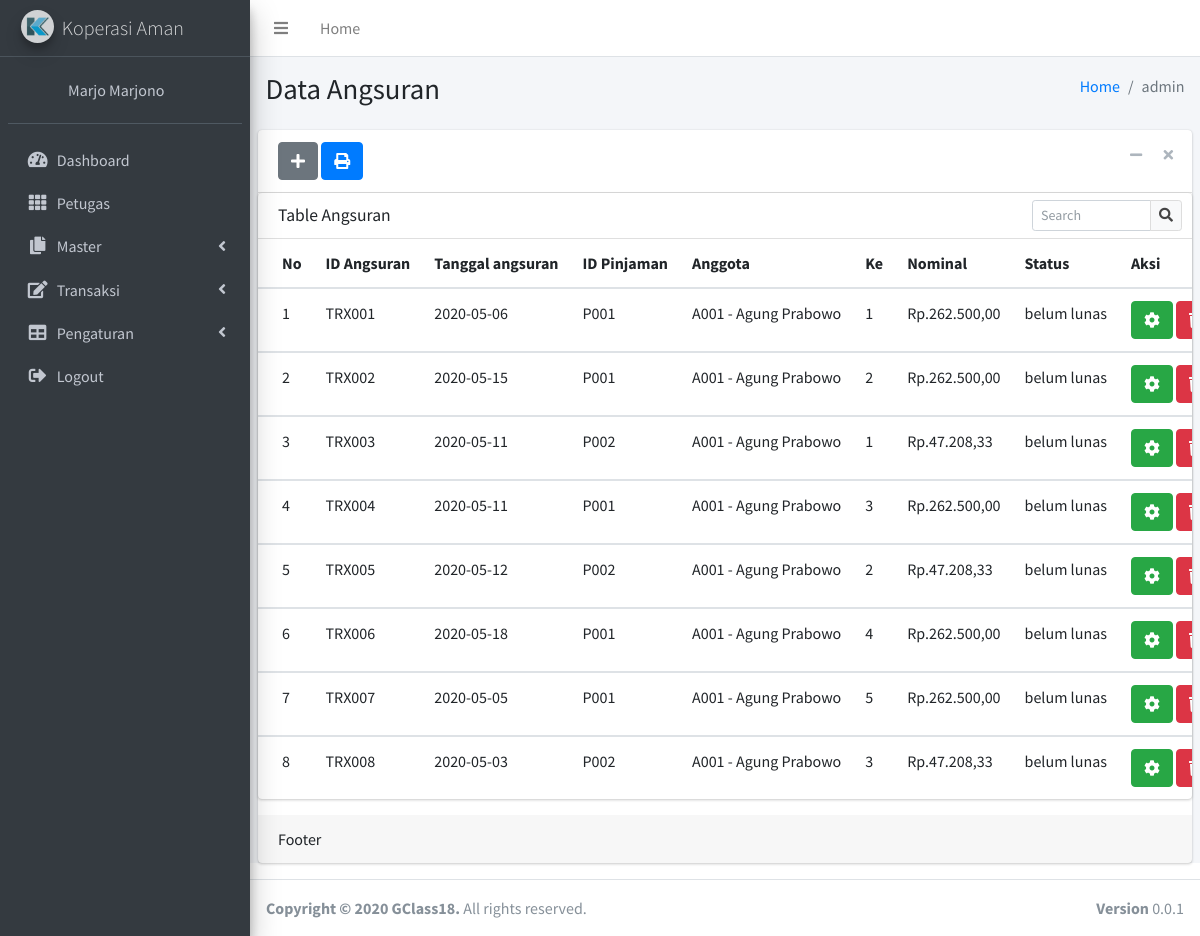
Page /admin/angsuran.php (signed in) on the committed database.
### tables this page shows
CREATE TABLE `angsuran` (
  `id_angsuran` varchar(30) NOT NULL,
  `tgl_angsuran` date NOT NULL,
  `id_pinjaman` varchar(30) NOT NULL,
  `id_anggota` varchar(20) NOT NULL,
  `ke` varchar(10) NOT NULL,
  `nominal` double NOT NULL,
  `status` enum('lunas','belum lunas') DEFAULT NULL
);

CREATE TABLE `anggota` (
  `id_anggota` varchar(30) NOT NULL,
  `nama_lengkap` varchar(50) NOT NULL,
  `nik` int(30) NOT NULL,
  `jk` enum('laki laki','perempuan') NOT NULL,
  `tempat_lahir` varchar(20) NOT NULL,
  `tgl_lahir` date NOT NULL,
  `alamat` text NOT NULL,
  `agama` varchar(10) NOT NULL,
  `no_hp` varchar(13) NOT NULL,
  `email` varchar(30) NOT NULL,
  `pekerjaan` varchar(30) NOT NULL,
  `saldo` int(30) DEFAULT NULL
);

### admin/angsuran.php (the view, shortened to what this page needs)
<?php
include'../proteksi.php';
include('template/header.php');
?>
<div class="content-wrapper">
    <section class="content-header">
        <div class="container-fluid">
            <div class="row mb-2">
                <div class="col-sm-6">
                    <h1>Data Angsuran</h1>
                </div>
                <div class="col-sm-6">
                    <ol class="breadcrumb float-sm-right">
                    <li class="breadcrumb-item"><a href="#">Home</a></li>
                    <li class="breadcrumb-item active"><?php echo $_SESSION['username']['id']; ?></li>
                    </ol>
                </div>
            </div>
        </div>
    </section>
    <section class="content">
        <div class="card">
            <div class="card-header">
              <a href="angsuran_tambah.php" rel="tooltip" title="Tambah Data">
                <button type="button" name="button" class="btn btn-secondary"><i class="fa fa-plus"></i></button>
                </a>
                <a href="print/angsuran_print.php" rel="tooltip" title="Print" target="blank">
                  <button type="button" name="button" class="btn btn-primary"><i class="fa fa-print"></i></button>
                  </a>
                <div class="card-tools">
                    <button type="button" class="btn btn-tool" data-card-widget="collapse" data-toggle="tooltip" title="Collapse">
                    <i class="fas fa-minus"></i></button>
                    <button type="button" class="btn btn-tool" data-card-widget="remove" data-toggle="tooltip" title="Remove">
                    <i class="fas fa-times"></i></button>
                </div>
            </div>
            <div class="row">
              <div class="col-12">
                <div class="card">
                  <div class="card-header">
                    <h3 class="card-title">Table Angsuran</h3>
                    <div class="card-tools">
                      <form class="" action="" method="post">
                      <div class="input-group input-group-sm" style="width: 150px;">
                        <input type="text" name="search" class="form-control float-right" placeholder="Search">
                        <div class="input-group-append">
                          <button type="submit" class="btn btn-default"><i class="fas fa-search"></i></button>
                        </div>
                      </div>
                    </form>
                    </div>
                  </div>
                  <div class="card-body table-responsive p-0">
                    <table class="table table-hover text-nowrap">
                      <thead>
                        <tr>
                          <th>No</th>
                          <th>ID Angsuran</th>
                          <th>Tanggal angsuran</th>
                          <th>ID Pinjaman</th>
                          <th>Anggota</th>
                          <th>Ke</th>
                          <th>Nominal</th>
                          <th>Status</th>
                          <th>Aksi</th>
                        </tr>
                      </thead>
                      <?php
                      if(isset($_POST['search'])){
                        $param = $_POST['search'];
                        $asd = $koneksi->prepare("SELECT * FROM angsuran WHERE id_anggota LIKE :1 OR id_angsuran LIKE :1 ");
                        $asd->bindParam(':1', $param);
                        $asd->execute();
                      }else{
                      $asd = $koneksi -> prepare("SELECT * FROM angsuran ");
                      $asd -> execute();
                    }
                      $i = 1;
                      while($data = $asd -> fetch()){
                        $id = $data['id_anggota'];
                        $kat = $koneksi -> prepare("SELECT * FROM anggota WHERE id_anggota = :id");
                        $kat -> bindParam(':id', $id);
                        $kat -> execute();
                        $hasil = $kat -> fetch();
                      ?>
                      <tbody>
                        <tr>
                          <td><?php echo $i; ?></td>
                          <td><?php echo $data['id_angsuran']; ?></td>
                          <td><?php echo $data['tgl_angsuran']; ?></td>
                          <td><?php echo $data['id_pinjaman']; ?></td>
                          <td><?php echo $data['id_anggota']." - ".$hasil['nama_lengkap']; ?></td>
                          <td><?php echo $data['ke']; ?></td>
                          <td><?php echo "Rp.".number_format($data['nominal'],2,",","."); ?></td>
                          <td><?php echo $data['status']; ?></td>
                          <td>
                            <a href="angsuran_edit.php?prabowo=<?php echo $data['id_angsuran']; ?>" rel="tooltip" title="Edit">
                            <button type="button" name="button" class="btn btn-success"><i class="fa fa-cog"></i></button>
                            </a>
                            <a rel="tooltip" title="Hapus" href="proses/angsuran_proses.php?agung=hapus&app=<?php echo $data['id_angsuran']; ?>" onclick="return confirm('apakah anda yakin?')">
                            <button type="button" name="button" class="btn btn-danger" ><i class="fa fa-trash"></i></button>
                            </a>
                          </td>
                        </tr>
                      </tbody>
                      <?php $i++; } ?>
                    </table>
                  </div>
                </div>
              </div>
            </div>
            <div class="card-footer">
            Footer
            </div>
        </div>
    </section>
</div>
<?php
include('template/footer.php');
?>

### admin/template/header.php (shortened to what this page needs)
<!DOCTYPE html>
<html>
<head>
  <link rel="stylesheet" href="../assets/plugins/fontawesome-free/css/all.min.css">
  <link rel="stylesheet" href="https://code.ionicframework.com/ionicons/2.0.1/css/ionicons.min.css">
  <link rel="stylesheet" href="../assets/dist/css/adminlte.min.css">
</head>
<body class="hold-transition sidebar-mini">
<div class="wrapper">
  <nav class="main-header navbar navbar-expand navbar-white navbar-light">
    <ul class="navbar-nav">
      <li class="nav-item">
        <a class="nav-link" data-widget="pushmenu" href="#" role="button"><i class="fas fa-bars"></i></a>
      </li>
      <li class="nav-item d-none d-sm-inline-block">
        <a href="utama_admin.php" class="nav-link">Home</a>
      </li>
    </ul>
  </nav>
  <aside class="main-sidebar sidebar-dark-primary elevation-4">
        <a href="#" class="brand-link">
        <img src="../assets/dist/img/Logo.jpg"
            alt="Logo Koperasi"
            class="brand-image img-circle elevation-3"
            style="opacity: .8">
        <span class="brand-text font-weight-light">Koperasi Aman</span>
        </a>
        <div class="sidebar">
        <div class="user-panel mt-3 pb-3 mb-3 d-flex">
            <div class="info">
            <a href="#" class="d-block" style="margin-left: 50px;"><?php echo $_SESSION['username']['nama']; ?></a>
            </div>
        </div>
        <nav class="mt-2">
            <ul class="nav nav-pills nav-sidebar flex-column" data-widget="treeview" role="menu" data-accordion="false">
                <li class="nav-item has-treeview">
                    <a href="utama_admin.php" class="nav-link">
                        <i class="nav-icon fas fa-tachometer-alt"></i>
                        <p>Dashboard</p>
                    </a>
                </li>
                <?php
                if($_SESSION['username']['hak']=='admin'){
                ?>
                <li class="nav-item">
                    <a href="petugas.php" class="nav-link">
                        <i class="nav-icon fas fa-th"></i>
                        <p>Petugas</p>
                    </a>
                </li>
              <?php } ?>
                <li class="nav-item has-treeview">
                    <a href="#" class="nav-link">
                        <i class="nav-icon fas fa-copy"></i>
                        <p>Master
                        <i class="fas fa-angle-left right"></i>
                        </p>
                    </a>
                </li>
                <li class="nav-item has-treeview">
                    <a href="#" class="nav-link">
                        <i class="nav-icon fas fa-edit"></i>
                        <p>Transaksi
                        <i class="fas fa-angle-left right"></i>
                        </p>
                    </a>
                </li>
                <li class="nav-item has-treeview">
                    <a href="#" class="nav-link">
                    <i class="nav-icon fas fa-table"></i>
                    <p>
                        Pengaturan
                        <i class="fas fa-angle-left right"></i>
                    </p>
                    </a>
            </li>
            <li class="nav-item has-treeview">
                <a href="../logout.php" class="nav-link" onclick="return confirm('apakah anda yakin?')">
                    <i class="nav-icon fas fa-sign-out-alt"></i>
                    <p>Logout</p>
                </a>
            </li>
            </ul>
        </nav>
        </div>
    </aside>

### admin/template/footer.php (shortened to what this page needs)
    <footer class="main-footer">
        <div class="float-right d-none d-sm-block">
            <b>Version</b> 0.0.1
        </div>
        <strong>Copyright &copy; 2020 <a>GClass18</a>.</strong> All rights
        reserved.
    </footer>
</div>
</body>
</html>

### rows in the picture
angsuran: id_angsuran "TRX001", tgl_angsuran "2020-05-06", id_pinjaman "P001", id_anggota "A001", id_anggota.nama_lengkap "Agung Prabowo", ke "1", nominal "262.500,00", status "belum lunas"
angsuran: id_angsuran "TRX002", tgl_angsuran "2020-05-15", id_pinjaman "P001", id_anggota "A001", id_anggota.nama_lengkap "Agung Prabowo", ke "2", nominal "262.500,00", status "belum lunas"
angsuran: id_angsuran "TRX003", tgl_angsuran "2020-05-11", id_pinjaman "P002", id_anggota "A001", id_anggota.nama_lengkap "Agung Prabowo", ke "1", nominal "47.208,33", status "belum lunas"
angsuran: id_angsuran "TRX004", tgl_angsuran "2020-05-11", id_pinjaman "P001", id_anggota "A001", id_anggota.nama_lengkap "Agung Prabowo", ke "3", nominal "262.500,00", status "belum lunas"
angsuran: id_angsuran "TRX005", tgl_angsuran "2020-05-12", id_pinjaman "P002", id_anggota "A001", id_anggota.nama_lengkap "Agung Prabowo", ke "2", nominal "47.208,33", status "belum lunas"
angsuran: id_angsuran "TRX006", tgl_angsuran "2020-05-18", id_pinjaman "P001", id_anggota "A001", id_anggota.nama_lengkap "Agung Prabowo", ke "4", nominal "262.500,00", status "belum lunas"
angsuran: id_angsuran "TRX007", tgl_angsuran "2020-05-05", id_pinjaman "P001", id_anggota "A001", id_anggota.nama_lengkap "Agung Prabowo", ke "5", nominal "262.500,00", status "belum lunas"
angsuran: id_angsuran "TRX008", tgl_angsuran "2020-05-03", id_pinjaman "P002", id_anggota "A001", id_anggota.nama_lengkap "Agung Prabowo", ke "3", nominal "47.208,33", status "belum lunas"

### other values in the picture
$_SESSION['username']['nama'] "Marjo Marjono"
$_SESSION['username']['id'] "admin"
